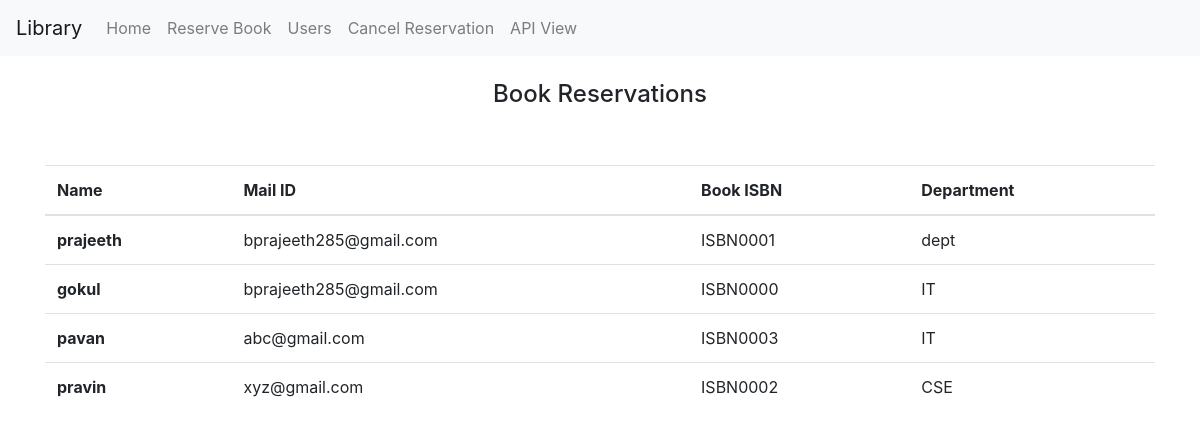
/users/, run on the app's committed database.
### books/models.py (models this page shows, shortened)
class BookUser(models.Model):
    name = models.CharField(max_length=100, default="username")
    email_id= models.CharField(max_length=100, default="username@gmail.com")
    type = models.CharField(max_length=20, default="student")
    status = models.BooleanField(max_length=20, default=True)# true is that he has got book
    isbn=models.CharField(max_length=20, default="ISBN0000")
    dept = models.CharField(max_length=20,default="dept")

### books/views.py (the view)
# urls.py: path('users/',show_reservation),
def show_reservation(request):
    user_data = BookUser.objects.all()
    book_template = loader.get_template("show_reservation.html")
    context = {"users_data":user_data}
    html_data = book_template.render(context)
    return HttpResponse(html_data)

### books/template/show_reservation.html (shortened to what this page needs)
{% extends 'base.html' %}
{% block body %}
    <br>
    <div class="col text-center">
    <h4>Book Reservations</h4>
    </div>
    <br>
    <br>
    <div class="container">
        <table class="table">
            <thead>
          <tr>
            <th scope="col">Name</th>
            <th scope="col">Mail ID</th>
            <th scope="col">Book ISBN</th>
            <th scope="col">Department</th>
          </tr>
        </thead>
        <tbody>
            {% for user in users_data %}
            <tr>
                <th scope="row">{{user.name}}</th>
                <td>{{user.email_id}}</td>
                <td>{{user.isbn}}</td>
                <td>{{user.dept}}</td>
            </tr>
            {% endfor %}
        </tbody>
    </table>
    </div>
{% endblock body %}

### data on the page
BookUser: name "prajeeth", email_id "bprajeeth285@gmail.com", isbn "ISBN0001", dept "dept"
BookUser: name "gokul", email_id "bprajeeth285@gmail.com", isbn "ISBN0000", dept "IT"
BookUser: name "pavan", email_id "abc@gmail.com", isbn "ISBN0003", dept "IT"
BookUser: name "pravin", email_id "xyz@gmail.com", isbn "ISBN0002", dept "CSE"
